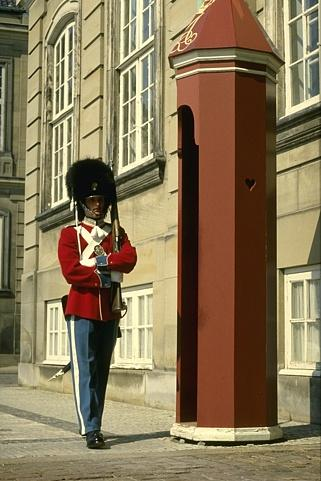
#> input picture Q2-img.jpg, 321 x 481 px
$ python q2a.py
#> lines starting #> are read from the running program, lines starting #| are printed output that depends on the picture; after the words box and inside, x2 and y2 are one past the last pixel; in counts of white or black regions, pixels touching at a corner belong together
"""
Q2(a): Maximum-likelihood foreground/background classifier (first step of GrabCut).

Pipeline:
  1. Load Q2-img.jpg (rescaled so the long side is at most 1024 px).
  2. Known foreground pixels (the soldier) and known background pixels
     (wall, windows, sentry box, ground) are given as sub-rectangles of the
     image: FG_RECTS / BG_RECTS below. These are shared by q2b and q2c.
  3. Fit one multivariate Gaussian N(mu, Sigma) in RGB space to each class
     using the marked pixels (sample mean and covariance).
  4. For every pixel x compute the log-likelihood under each class
         log p(x | c) = -1/2 (x-mu_c)^T Sigma_c^{-1} (x-mu_c)
                        -1/2 log|Sigma_c| - 3/2 log(2 pi)
     This is exactly -R_i(c), the region cost from Boykov-Jolly / GrabCut.
  5. Maximum-likelihood labelling: pixel is foreground iff
         log p(x | F) > log p(x | B).
     (No smoothness / boundary term yet - that comes with the graph cut.)
  6. Outputs (in ./outputs_q2a/):
       - marked_regions.png       : input with FG (green) / BG (blue) boxes
       - likelihood_fg.png        : log p(x | F) as a heat map
       - likelihood_bg.png        : log p(x | B) as a heat map
       - likelihoods_side.png     : both maps side by side, shared colour scale
       - segmentation_means.png   : each pixel replaced by its class mean,
                                    class boundaries highlighted
       - segmentation_overlay.png : boundaries drawn on the original image
       - mask.png                 : binary FG mask

Run:
    python3 q2a.py
"""

import os
import numpy as np
from PIL import Image
import matplotlib.pyplot as plt
import matplotlib.patches as patches


IMG_PATH = "Q2-img.jpg"
OUT_DIR = "outputs_q2a"
MAX_SIDE = 1024

# Known pixels as rectangles (x0, y0, x1, y1), x = column, y = row, in the
# coordinates of the ORIGINAL 321 x 481 image (rescaled automatically if the
# image is resized). Each box lies entirely inside its class.
# Foreground = the soldier.
FG_RECTS = [
    (76, 160, 108, 195),   # bearskin hat
    (88, 200, 100, 215),   # face
    (62, 235, 80, 300),    # red tunic, left side
    (112, 235, 128, 268),  # red sleeve, right side
    (86, 320, 108, 425),   # blue trousers
]
# Background = everything else: building, windows, sentry box, ground.
BG_RECTS = [
    (0, 0, 321, 140),      # top band: facade, windows, top of sentry box
    (0, 140, 50, 365),     # left wall
    (52, 140, 68, 210),    # window left of the hat
    (140, 140, 180, 440),  # wall between soldier and sentry box
    (185, 140, 275, 430),  # red sentry box
    (280, 140, 321, 445),  # right windows / wall
    (0, 395, 75, 445),     # pavement left of the legs
    (0, 445, 321, 481),    # cobblestones at the bottom
]


# --------------------------------------------------------------------------
# I/O
# --------------------------------------------------------------------------
def load_rgb(path, max_side=MAX_SIDE):
    img = Image.open(path).convert("RGB")
    w, h = img.size
    scale = 1.0
    if max(w, h) > max_side:
        scale = max_side / max(w, h)
        img = img.resize((round(w * scale), round(h * scale)), Image.LANCZOS)
    return np.asarray(img, dtype=np.float64), scale


def save_rgb(arr, name):
    Image.fromarray(np.clip(arr, 0, 255).astype(np.uint8)).save(
        os.path.join(OUT_DIR, name))


def scale_rects(rects, scale):
    return [tuple(int(round(v * scale)) for v in r) for r in rects]


def rects_to_mask(rects, shape):
    """rects are (x0, y0, x1, y1) in the coordinates of the (resized) image."""
    m = np.zeros(shape[:2], dtype=bool)
    for x0, y0, x1, y1 in rects:
        m[y0:y1, x0:x1] = True
    return m

# --------------------------------------------------------------------------
# Gaussian model
# --------------------------------------------------------------------------
def fit_gaussian(samples):
    """samples: (N, 3). Returns mean (3,) and covariance (3, 3)."""
    mu = samples.mean(axis=0)
    d = samples - mu
    cov = d.T @ d / (len(samples) - 1)
    cov += 1e-6 * np.eye(3)  # regularise in case of a degenerate region
    return mu, cov


def gaussian_loglik(X, mu, cov):
    """Log density of N(mu, cov) evaluated at each row of X (N, 3)."""
    k = X.shape[1]
    inv = np.linalg.inv(cov)
    _, logdet = np.linalg.slogdet(cov)
    d = X - mu
    maha = np.einsum("ni,ij,nj->n", d, inv, d)  # squared Mahalanobis distance
    return -0.5 * (maha + logdet + k * np.log(2 * np.pi))


# --------------------------------------------------------------------------
# Visualisation helpers
# --------------------------------------------------------------------------
def boundary_mask(labels):
    """True at pixels that have a 4-neighbour with a different label."""
    b = np.zeros(labels.shape, dtype=bool)
    dv = labels[1:, :] != labels[:-1, :]
    dh = labels[:, 1:] != labels[:, :-1]
    b[1:, :] |= dv
    b[:-1, :] |= dv
    b[:, 1:] |= dh
    b[:, :-1] |= dh
    return b


def save_heatmap(L, name, title, vmin, vmax):
    fig, ax = plt.subplots(figsize=(5, 6.5))
    im = ax.imshow(L, cmap="inferno", vmin=vmin, vmax=vmax)
    ax.set_title(title)
    ax.axis("off")
    fig.colorbar(im, ax=ax, fraction=0.046, pad=0.04, label="log-likelihood")
    fig.tight_layout()
    fig.savefig(os.path.join(OUT_DIR, name), dpi=150)
    plt.close(fig)


# --------------------------------------------------------------------------
# Main
# --------------------------------------------------------------------------
def get_marked_pixels(img, scale, out_dir):
    """Known FG / BG pixels from FG_RECTS / BG_RECTS -> (fg_mask, bg_mask).
    Also saves marked_regions.png showing the boxes."""
    fg_rects = scale_rects(FG_RECTS, scale)
    bg_rects = scale_rects(BG_RECTS, scale)
    fg_mask = rects_to_mask(fg_rects, img.shape)
    bg_mask = rects_to_mask(bg_rects, img.shape)
    assert not (fg_mask & bg_mask).any(), "FG and BG rectangles overlap"

    fig, ax = plt.subplots(figsize=(5, 7))
    ax.imshow(img.astype(np.uint8))
    for rects, col in ((fg_rects, "lime"), (bg_rects, "deepskyblue")):
        for x0, y0, x1, y1 in rects:
            ax.add_patch(patches.Rectangle(
                (x0, y0), x1 - x0, y1 - y0,
                fill=False, edgecolor=col, linewidth=1.5))
    ax.set_title("Known FG (green) / BG (blue)")
    ax.axis("off")
    fig.tight_layout()
    fig.savefig(os.path.join(out_dir, "marked_regions.png"), dpi=150)
    plt.close(fig)
    return fg_mask, bg_mask


def main():
    plt.switch_backend("Agg")  # figures are only saved to files
    os.makedirs(OUT_DIR, exist_ok=True)
    img, scale = load_rgb(IMG_PATH)
#> in load_rgb, img is the input picture: PIL image 321x481 RGB; mean R, G, B 136.4, 119, 87.7
#> img: shape (481, 321, 3) float64
#> scale = 1
    H, W, _ = img.shape
#> H = 481; W = 321
    X = img.reshape(-1, 3)
    print(f"Image size: {W} x {H} (scale {scale:.3f})")
#| Image size: 321 x 481 (scale 1.000)

    fg_mask, bg_mask = get_marked_pixels(img, scale, OUT_DIR)
#> in get_marked_pixels, `fg_rects = scale_rects(FG_RECTS, scale)`: fg_rects = [(76, 160, 108, 195), (88, 200, 100, 215), (62, 235, 80, 300), (112, 235, 128, 268), (86, 320, 108, 425)]
#> in get_marked_pixels, `bg_rects = scale_rects(BG_RECTS, scale)`: bg_rects = [(0, 0, 321, 140), (0, 140, 50, 365), (52, 140, 68, 210), (140, 140, 180, 440), (185, 140, 275, 430), (280, 140, 321, 445), (0, 395, 75, 445), (0, 445, 321, 481)]
#> the loop in rects_to_mask, `for x0, y0, x1, y1 in rects:` made 5 passes
#> after the loop in rects_to_mask, `for x0, y0, x1, y1 in rects:`:
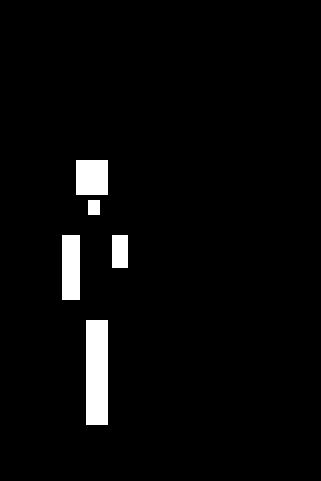
#> m: shape (481, 321) bool; 3.4% white; 5 white regions, box (x1, y1, x2, y2) and area: (86, 320, 108, 425) 2310, (62, 235, 80, 300) 1170, (76, 160, 108, 195) 1120, (112, 235, 128, 268) 528, (88, 200, 100, 215) 180
#> call 2 of rects_to_mask, with shape = (481, 321, 3)
#> the loop in rects_to_mask (call 2), `for x0, y0, x1, y1 in rects:` made 8 passes
#> after the loop in rects_to_mask (call 2), `for x0, y0, x1, y1 in rects:`:
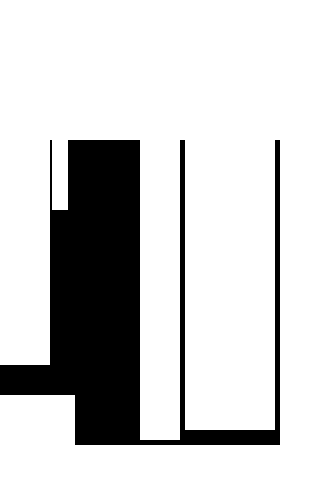
#> m: shape (481, 321) bool; 79.8% white; 1 black region, box (x1, y1, x2, y2) and area: (0, 140, 280, 445) 31180
#> the loop in get_marked_pixels, `for rects, col in ((fg_rects, "lime"), (bg_rects, "deepskyblue")):` made 2 passes
#> col on passes 1 to 2: 'lime', 'deepskyblue'
#> in get_marked_pixels, `fig.savefig(os.path.join(out_dir, "marked_regions.png"), dpi=150)`:
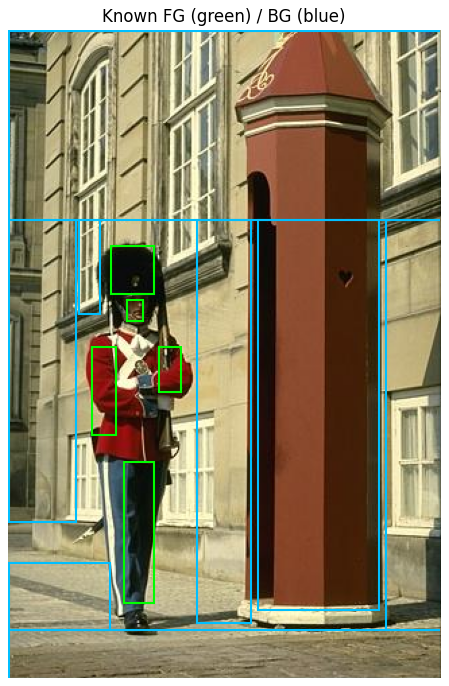
#> figure drawn by matplotlib, 1 panel

    # ---- fit Gaussians ----
    mu_f, cov_f = fit_gaussian(img[fg_mask])
#> in fit_gaussian, `mu = samples.mean(axis=0)`: mu = [63.11, 40.52, 32.47]
#> in fit_gaussian, `cov = d.T @ d / (len(samples) - 1)`: cov = [[3735, 1813.4, 1460.1], [1813.4, 2158.4, 1847.6], [1460.1, 1847.6, 1697.2]]
#> mu_f = [63.11, 40.52, 32.47]; cov_f has the same summary as cov in fit_gaussian
    mu_b, cov_b = fit_gaussian(img[bg_mask])
#> mu_b = [138.7, 120.6, 88.02]; cov_b = [[3418.5, 3518.6, 3032.6], [3518.6, 4058.2, 3532.9], [3032.6, 3532.9, 3132.9]]
    print(f"FG: {fg_mask.sum()} px, mean RGB = {np.round(mu_f, 1)}")
#| FG: 5308 px, mean RGB = [63.1 40.5 32.5]
    print(f"BG: {bg_mask.sum()} px, mean RGB = {np.round(mu_b, 1)}")
#| BG: 123221 px, mean RGB = [138.7 120.6  88. ]
    print("FG covariance:\n", np.round(cov_f, 1))
#| FG covariance:
#|  [[3735.  1813.4 1460.1]
#|  [1813.4 2158.4 1847.6]
#|  [1460.1 1847.6 1697.2]]
    print("BG covariance:\n", np.round(cov_b, 1))
#| BG covariance:
#|  [[3418.5 3518.6 3032.6]
#|  [3518.6 4058.2 3532.9]
#|  [3032.6 3532.9 3132.9]]

    # ---- per-pixel log-likelihoods ----
    Lf = gaussian_loglik(X, mu_f, cov_f).reshape(H, W)
#> in gaussian_loglik, `inv = np.linalg.inv(cov)`: inv = [[0.000468, -0.000712, 0.000373], [-0.000712, 0.00788, -0.00797], [0.000373, -0.00797, 0.00895]]
#> in gaussian_loglik, `_, logdet = np.linalg.slogdet(cov)`: logdet = 20.1
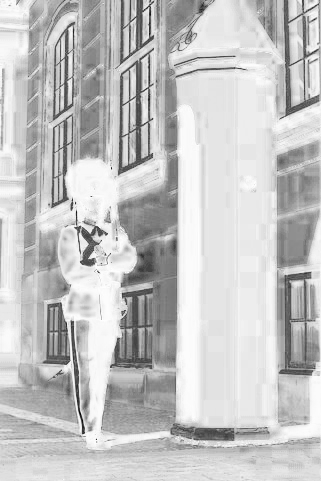
#> Lf: shape (481, 321) float64; min -28.13, max -12.81, mean -16.36; drawn with min black and max white
    Lb = gaussian_loglik(X, mu_b, cov_b).reshape(H, W)

    # Log-likelihoods have a long negative tail (outlier colours); clip the
    # display range to robust percentiles over both maps so they share a scale.
    both = np.concatenate([Lf.ravel(), Lb.ravel()])
    vmin, vmax = np.percentile(both, 1), both.max()
#> vmin = -23.75; vmax = -11.87
    save_heatmap(Lf, "likelihood_fg.png", "log p(x | foreground)", vmin, vmax)
    save_heatmap(Lb, "likelihood_bg.png", "log p(x | background)", vmin, vmax)
#> call 2 of save_heatmap, with name = 'likelihood_bg.png', title = 'log p(x | background)', vmin = -23.75, vmax = -11.87
#> in save_heatmap (call 2), `fig.savefig(os.path.join(OUT_DIR, name), dpi=150)`:
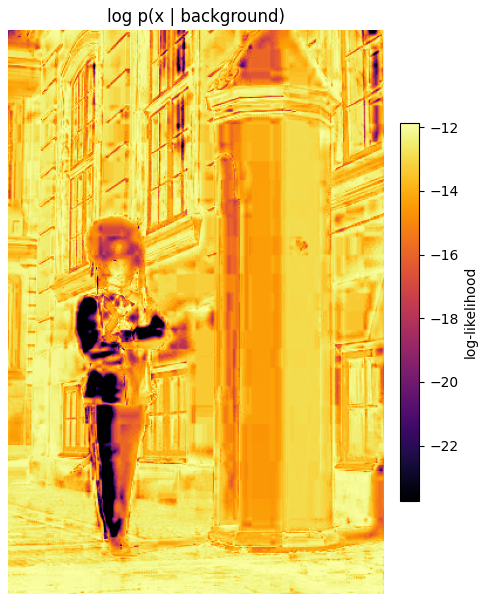
#> figure drawn by matplotlib, 2 panels

    fig, axs = plt.subplots(1, 2, figsize=(9, 6.5))
    for ax, L, t in ((axs[0], Lf, "log p(x | FG)"), (axs[1], Lb, "log p(x | BG)")):
        im = ax.imshow(L, cmap="inferno", vmin=vmin, vmax=vmax)
        ax.set_title(t)
        ax.axis("off")
#> this loop made 2 passes
    fig.colorbar(im, ax=axs, fraction=0.03, pad=0.02, label="log-likelihood")
    fig.savefig(os.path.join(OUT_DIR, "likelihoods_side.png"), dpi=150,
                bbox_inches="tight")
    plt.close(fig)

    # ---- maximum-likelihood classification ----
    labels = (Lf > Lb)  # True = foreground
#> labels: shape (481, 321) bool; 19.9% white; 196 white regions (156 under 20 px), largest, box (x1, y1, x2, y2) and area: (178, 74, 234, 425) 13574, (58, 226, 136, 449) 7976, (67, 160, 119, 224) 2138
    acc_f = labels[fg_mask].mean()
#> acc_f = 0.853
    acc_b = (~labels[bg_mask]).mean()
#> acc_b = 0.844
    print(f"Accuracy on marked pixels: FG {acc_f * 100:.1f}%, "
          f"BG {acc_b * 100:.1f}%")
#| Accuracy on marked pixels: FG 85.3%, BG 84.4%
    print(f"Pixels classified FG: {labels.mean() * 100:.1f}%")
#| Pixels classified FG: 19.9%

    bnd = boundary_mask(labels)
#> in boundary_mask, `dv = labels[1:, :] != labels[:-1, :]`: dv: shape (480, 321) bool; 2% white in thin lines or dots
#> in boundary_mask, `dh = labels[:, 1:] != labels[:, :-1]`: dh: shape (481, 320) bool; 3.6% white in thin lines or dots
#> in boundary_mask, `b[1:, :] |= dv`: b: shape (481, 321) bool; 2% white in thin lines or dots
#> in boundary_mask, `b[:, :-1] |= dh`: b: shape (481, 321) bool; 8.3% white in thin lines or dots

    seg = np.where(labels[..., None], mu_f, mu_b)
    seg[bnd] = (0, 255, 0)  # bright green boundary
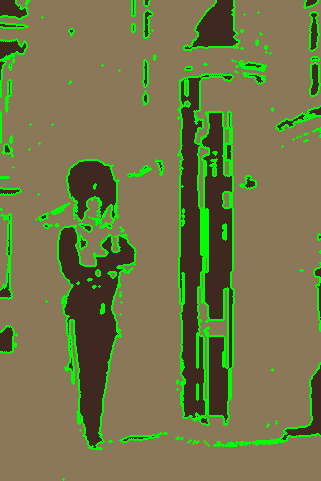
#> seg: shape (481, 321, 3) float64; mean of channels 0, 1, 2 115.1, 119.1, 71.8; drawn as R, G, B
    save_rgb(seg, "segmentation_means.png")

    over = img.copy()
    over[bnd] = (0, 255, 0)
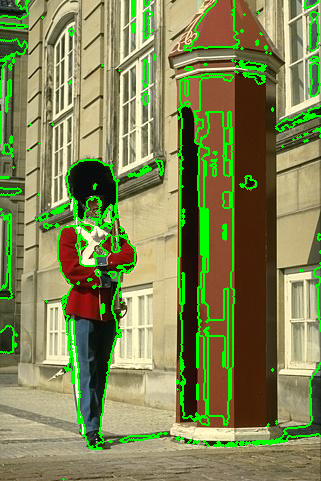
#> over: shape (481, 321, 3) float64; mean R, G, B 128, 134.1, 83.4
    save_rgb(over, "segmentation_overlay.png")
    save_rgb(labels[..., None].repeat(3, axis=2) * 255.0, "mask.png")

    # ---- summary figure ----
    fig, axs = plt.subplots(1, 3, figsize=(12, 6.5))
    axs[0].imshow(img.astype(np.uint8)); axs[0].set_title("Input")
    axs[1].imshow(np.clip(seg, 0, 255).astype(np.uint8))
    axs[1].set_title("ML segmentation (class means)")
    axs[2].imshow(np.clip(over, 0, 255).astype(np.uint8))
    axs[2].set_title("Boundaries on input")
    for a in axs:
        a.axis("off")
    fig.tight_layout()
    fig.savefig(os.path.join(OUT_DIR, "summary.png"), dpi=150)
    plt.close(fig)
    print(f"Saved outputs to ./{OUT_DIR}/")


if __name__ == "__main__":
    main()

$ run again, with bird.jpg copied over Q2-img.jpg
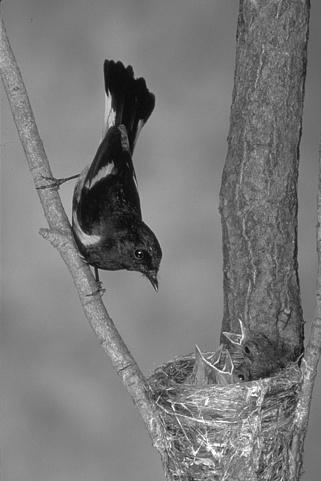
#> input picture bird.jpg, 321 x 481 px
#> scale = 1
#| Image size: 321 x 481 (scale 1.000)
#> fg_rects = [(76, 160, 108, 195), (88, 200, 100, 215), (62, 235, 80, 300), (112, 235, 128, 268), (86, 320, 108, 425)]
#> bg_rects = [(0, 0, 321, 140), (0, 140, 50, 365), (52, 140, 68, 210), (140, 140, 180, 440), (185, 140, 275, 430), (280, 140, 321, 445), (0, 395, 75, 445), (0, 445, 321, 481)]
#> the loop in rects_to_mask, `for x0, y0, x1, y1 in rects:` made 5 passes
#> the loop in rects_to_mask (call 2), `for x0, y0, x1, y1 in rects:` made 8 passes
#> the loop in get_marked_pixels, `for rects, col in ((fg_rects, "lime"), (bg_rects, "deepskyblue")):` made 2 passes
#> col on passes 1 to 2: 'lime', 'deepskyblue'
#> mu = [114, 114, 114]
#> cov = [[2139.3, 2139.3, 2139.3], [2139.3, 2139.3, 2139.3], [2139.3, 2139.3, 2139.3]]
#> mu_f = [114, 114, 114]; cov_f has the same summary as cov in fit_gaussian
#> mu_b = [122.2, 122.2, 122.2]; cov_b = [[864.5, 864.5, 864.5], [864.5, 864.5, 864.5], [864.5, 864.5, 864.5]]
#| FG: 5308 px, mean RGB = [114. 114. 114.]
#| BG: 123221 px, mean RGB = [122.2 122.2 122.2]
#| FG covariance:
#|  [[2139.3 2139.3 2139.3]
#|  [2139.3 2139.3 2139.3]
#|  [2139.3 2139.3 2139.3]]
#| BG covariance:
#|  [[864.5 864.5 864.5]
#|  [864.5 864.5 864.5]
#|  [864.5 864.5 864.5]]
#> inv = [[666666.7, -333333.4, -333333.3], [-333333.4, 666666.7, -333333.3], [-333333.3, -333333.3, 666666.6]]
#> logdet = -18.86
#> vmin = 0.964; vmax = 7.13
#> the loop in main, `for ax, L, t in ((axs[0], Lf, "log p(x | FG)"), (axs[1], Lb, "log p(x ..` made 2 passes
#> in main, `labels = (Lf > Lb)`:
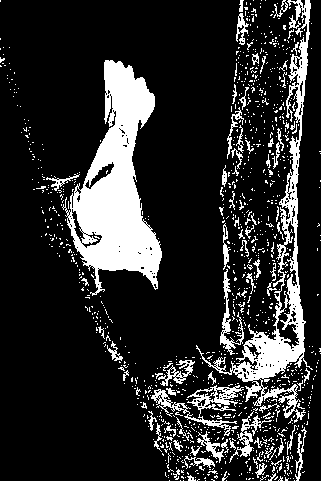
#> labels: shape (481, 321) bool; 17.3% white; 1094 white regions (1017 under 20 px), largest, box (x1, y1, x2, y2) and area: (62, 60, 162, 296) 10962, (196, 0, 313, 423) 6383, (151, 385, 244, 436) 1156
#> acc_f = 0.291
#> acc_b = 0.855
#| Accuracy on marked pixels: FG 29.1%, BG 85.5%
#| Pixels classified FG: 17.3%
#> dv: shape (480, 321) bool; 6.9% white in thin lines or dots
#> dh: shape (481, 320) bool; 8.7% white in thin lines or dots
#> in main, `over[bnd] = (0, 255, 0)`:
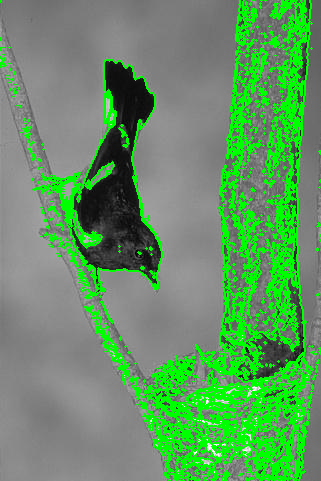
#> over: shape (481, 321, 3) float64; mean of channels 0, 1, 2 99.1, 147.9, 99.1; drawn as R, G, B
